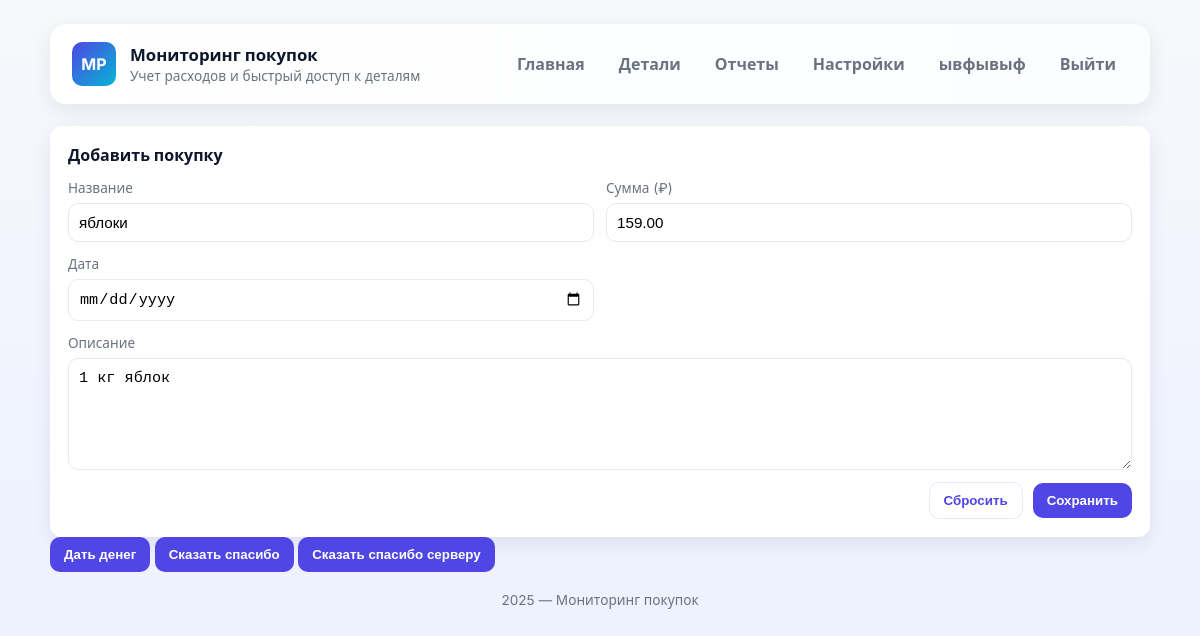
The page /detail/5/edit (signed in) on the database its author committed.
### users/models.py (models this page shows, shortened)
class Profile(models.Model):
    user = models.OneToOneField(User, on_delete=models.CASCADE, related_name='profile')
    first_name = models.CharField(
        max_length=30,
        verbose_name='Имя',
        blank=True
    )
    last_name = models.CharField(
        max_length=30,
        verbose_name='Фамилия',
        blank=True
    )
    class Meta:
        verbose_name = 'Профиль пользователя'
        verbose_name_plural = 'Профили пользователей'

### core/models.py (models this page shows, shortened)
class Purchases(models.Model):
    user = models.ForeignKey(
        User,
        on_delete=models.CASCADE,
        verbose_name='Пользователь',
        related_name='purchases'
    )
    title = models.CharField(
        max_length=200,
        verbose_name='Название товара'
    )
    cost = models.DecimalField(
        max_digits=10,
        decimal_places=2,
        verbose_name='Стоимость'
    )
    buy_date = models.DateField(
        verbose_name='Дата покупки'
    )
    description = models.TextField(
        verbose_name='Описание',
        null=True,
        blank=True
    )
    class Meta:
        verbose_name = 'Покупки'
        verbose_name_plural = 'Покупка'
        ordering = ['-buy_date']

### core/views.py (the view)
# urls.py: path('detail/<int:purchase_id>/edit',  detail_edit, name='detail_edit'),
@login_required
def detail_edit(request, purchase_id):
    try:
        purchase = Purchases.objects.get(id=purchase_id)
        if request.method == 'POST':
            form = AddPurch(request.POST, instance=purchase)
            if form.is_valid():
                form.save()
                return redirect('/')
        else:
            form = AddPurch(instance=purchase)
        context = {
            'form': form,
            'purchase': purchase,
        }
        return render(request, 'buy/detail_edit.html', context)
    except Purchases.DoesNotExist:
        return redirect('/')

### templates/buy/detail_edit.html (shortened to what this page needs)
{% extends 'base.html' %}
{% block content %}
        <main class="main" role="main" >
            <section class="panel" aria-labelledby="editPurchase">
                <h2 id="editPurchase">Добавить покупку</h2>
                <form class="edit-form" action="#" method="post">
                    {% for field in form %}
                    <div class="field" {% if field.name == 'description' %}style="grid-column:1/-1"{% endif %}>
                        <label for="{{ field.id_for_label }}">{{ field.label }}</label>
                        {{ field }}
                    </div>
                    {% endfor %}
                    <div class="form-actions">
                        <button type="reset" class="secondary">Сбросить</button>
                        <button type="submit">Сохранить</button>
                    </div>
            </form>
            </section>
        </main>
{% endblock %}

### templates/base.html (shortened to what this page needs)
{% load static %}
<!DOCTYPE html>
<html lang="ru">
<head>
    <link rel="stylesheet" href="{% static 'css/style.css' %}">
</head>
<body>
    <div class="container">
        <header class="site-header" role="banner">
            <div class="brand">
                <div class="logo">MP</div>
                <div>
                    <h1>Мониторинг покупок</h1>
                    <div style="font-size:0.85rem;color:var(--muted)">Учет расходов и быстрый доступ к деталям</div>
                </div>
            </div>
            <nav class="menu" role="navigation" aria-label="Главное меню">
                <a href="/">Главная</a>
                <a href="/detail/">Детали</a>
                <a href="#">Отчеты</a>
                <a href="#">Настройки</a>
                {% if request.user.is_authenticated %}
                <a class="right">{{ request.user.profile.first_name }}</a>
                <a class="right" href="{% url 'logout' %}">Выйти</a>
                {% else %}
                <a class="right" href="{% url 'login' %}">Войти</a>
                {% endif %}
            </nav>
        </header>
        {% block content %}
        {% endblock %}
<button id="give">Дать денег</button>
<button id="thx">Сказать спасибо</button>
<button id="server">Сказать спасибо серверу</button>
        <footer class="site-footer">
            2025 — Мониторинг покупок
        </footer>
    </div>
</body>
</html>

### static/css/style.css (style rules this page uses)
:root { --bg: #f6f8fb; --card: #ffffff; --muted: #6b7280; --accent: #4f46e5; --accent-2: #06b6d4; --success: #16a34a; --danger: #ef4444; --shadow: 0 6px 20px rgba(15, 23, 42, 0.08); --radius: 12px; font-family: 'Inter', system-ui, -apple-system, "Segoe UI", Roboto, "Helvetica Neue", Arial; color-scheme: light; }
* { box-sizing: border-box }
html, body { height: 100% }
body { margin: 0; background: linear-gradient(180deg, var(--bg), #eef2ff 70%); padding: 24px; -webkit-font-smoothing: antialiased; -moz-osx-font-smoothing: grayscale; color: #0f172a; }
.container { max-width: 1100px; margin: 0 auto }
header.site-header { display: flex; align-items: center; justify-content: space-between; padding: 18px 22px; background: linear-gradient(90deg, #fff, #fbfdff); border-radius: 16px; box-shadow: var(--shadow); }
.brand { display: flex; align-items: center; gap: 14px }
.logo { width: 44px; height: 44px; border-radius: 10px; display: grid; place-items: center; background: linear-gradient(135deg, var(--accent), var(--accent-2)); color: white; font-weight: 700 }
.brand h1 { margin: 0; font-size: 1.05rem }
nav.menu { display: flex; gap: 10px; align-items: center }
nav.menu a { color: var(--muted); text-decoration: none; padding: 8px 12px; border-radius: 10px; font-weight: 600 }
.main { display: block; margin-top: 22px }
.panel { background: var(--card); padding: 18px; border-radius: var(--radius); box-shadow: var(--shadow) }
.panel h2 { margin: 0 0 12px 0; font-size: 1rem }
form.edit-form { display: grid; grid-template-columns: 1fr 1fr; gap: 12px }
.field { display: flex; flex-direction: column }
label { font-size: 0.85rem; margin-bottom: 6px; color: var(--muted) }
input[type="text"], input[type="number"], input[type="date"], input[type="password"], select, textarea { border: 1px solid #e6e9ef; padding: 10px; border-radius: 10px; font-size: 0.95rem; background: transparent; outline: none }
textarea { grid-column: 1/-1; min-height: 84px; resize: vertical }
.form-actions { display: flex; gap: 10px; align-items: center; justify-content: flex-end; grid-column: 1/-1 }
button { background: var(--accent); border: none; color: white; padding: 10px 14px; border-radius: 10px; font-weight: 700; cursor: pointer }
button.secondary { background: transparent; color: var(--accent); border: 1px solid rgba(79, 70, 229, 0.12) }
footer.site-footer { margin-top: 18px; text-align: center; color: var(--muted); font-size: 0.85rem }
.right { float: right; }

### rows shown on the page
Purchases: form "яблоки" "159.00" "1 кг яблок"

### other values the page prints
{{ request.user.profile.first_name }} "ывфывыф"
{{ field.label }} "Название" "Сумма (₽)" "Дата" "Описание"
